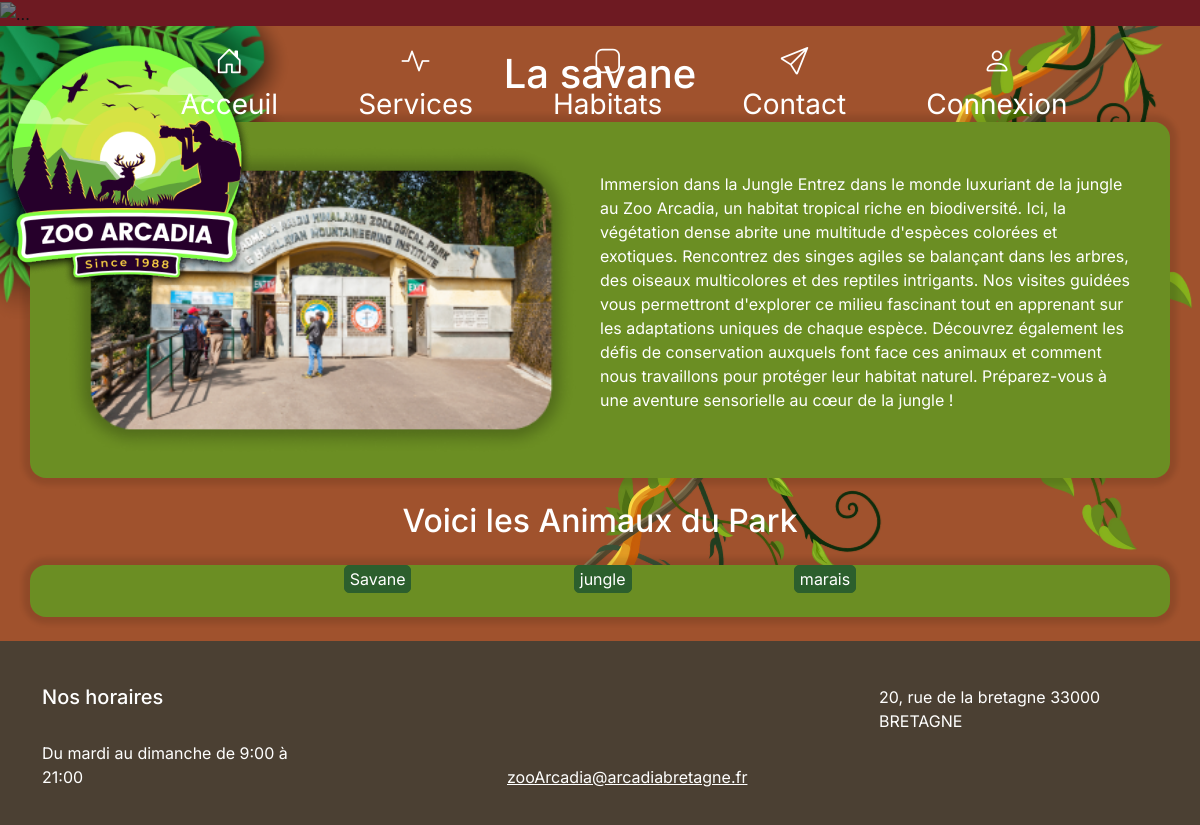
Before: /templates/jungle.php with the older database file.
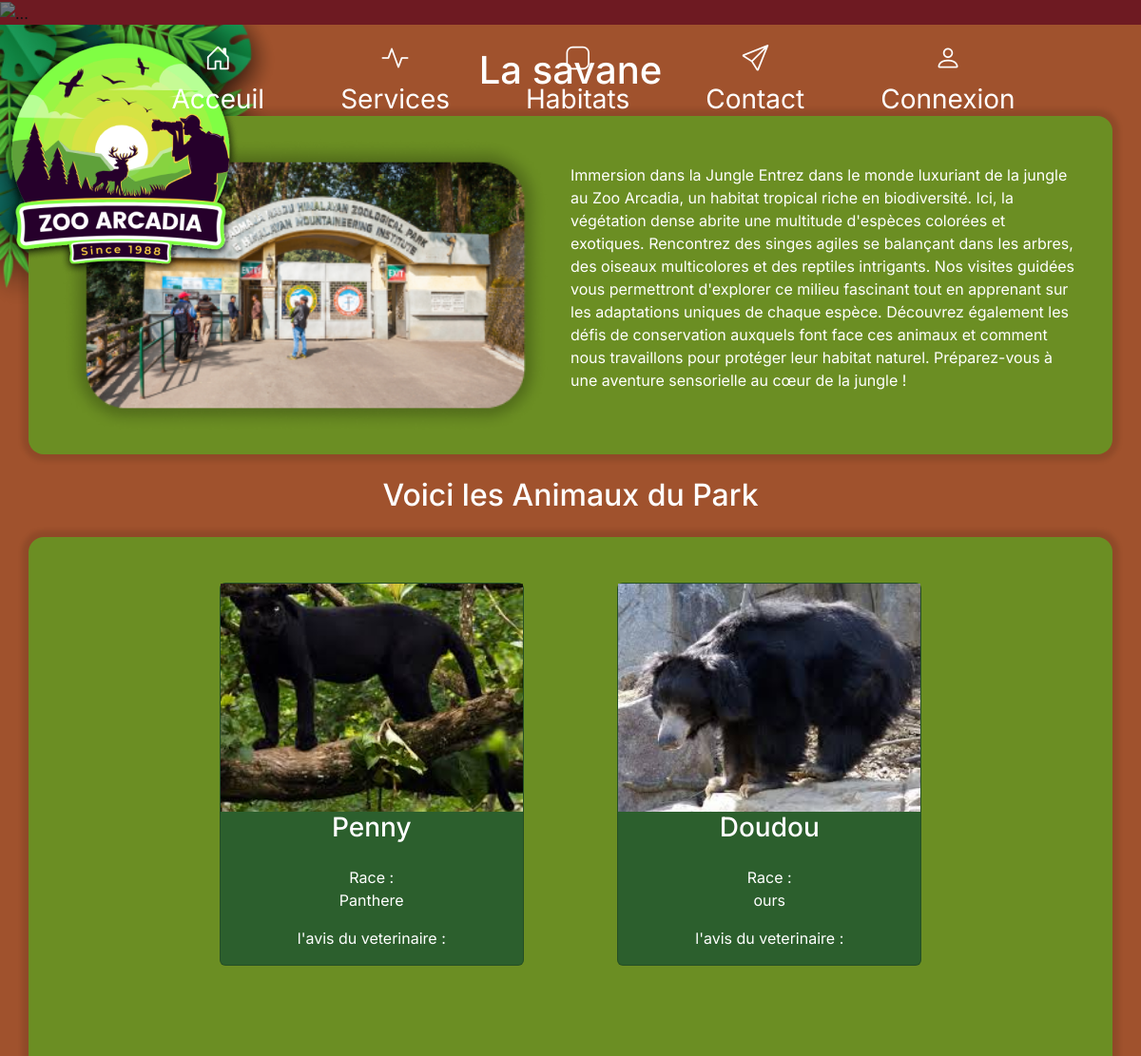
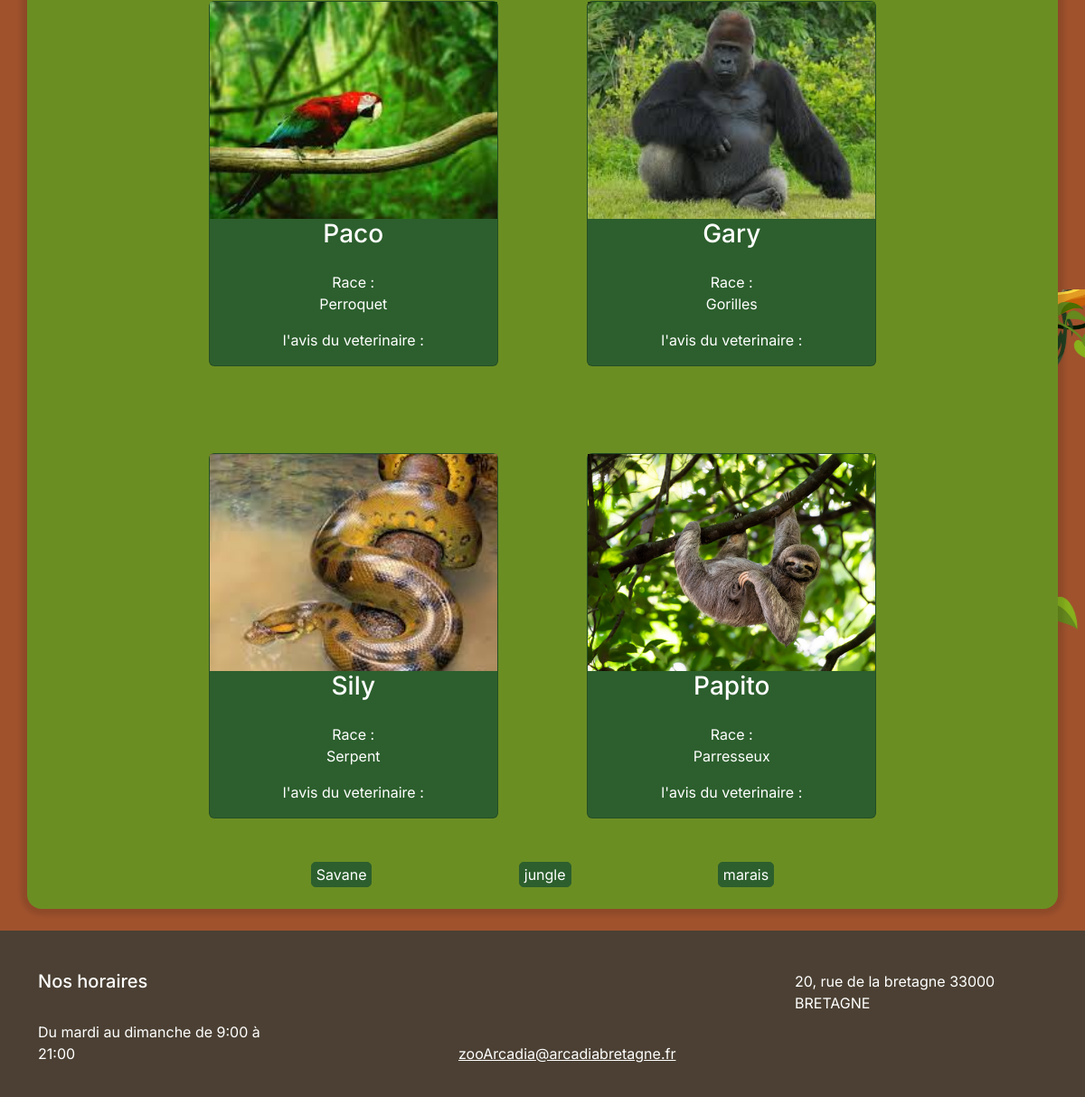
After: the same page with the newer database file (2 pictures, top to bottom).
### tables this page shows
CREATE TABLE animaux
(
    id integer AUTO_INCREMENT PRIMARY KEY,
    prénom varchar(250) not null,
    race varchar(250) not null ,
    habitat integer,
    images integer,
    foreign key (habitat) REFERENCES habitat(id),
    foreign key (images) REFERENCES images(id)
);

CREATE TABLE images
(
    id integer AUTO_INCREMENT PRIMARY KEY,
    chemin varchar(250) null,
    infos varchar(250)
);

### lib/content-index.php (called while the page is built, shortened)
<?php
function getAnimauxJungle($pdo){
    $query=$pdo->prepare("SELECT * FROM `animaux`
LEFT JOIN rapport on rapport.detail_animal = animaux.id
LEFT JOIN images on images.id = animaux.images WHERE animaux.habitat= 2;") ;
    $query->execute() ;
    $animauxJungle=$query->fetchAll(PDO::FETCH_ASSOC) ;
    return $animauxJungle;
};

### templates/jungle.php (the view, shortened to what the changed rows need)
<?php
require_once "/xampp/htdocs/ZooArcadia/lib/pdo.php";
require "/xampp/htdocs/ZooArcadia/lib/content-index.php";
require_once "/xampp/htdocs/ZooArcadia/templates/_header.php";
$animauxJungle=getAnimauxJungle($pdo);
?>
<h1 class="text-center text-white pt-4 mb-4"><?=$contentHabitats[1]["title"] ?></h1>
<h2 class="text-center text-white pt-4 mb-4"> Voici les Animaux du Park</h2>
<div class="d-flex justify-content-center mb-4">
<div class="d-flex justify-content-center block-contain container rounded-4">
    <div class="row g-0 position-relative align-items-center text-center w-75">
<?php
        foreach ($animauxJungle as $key=>$animalJungle) {
            ?>
<div class="col-md-6 mb-md-0 p-md-4 d-flex justify-content-center align-items-center flex-column ">
<div class=" card mycard mb-4 mt-4" style="width: 20rem;">
            <img src="<?= $animalJungle["chemin"]?>" class="imgcontents img-fluid " alt="...">
            <h3><?= $animalJungle["prénom"]?></h3>
         <div class="card-body">
            <p class="card-text">Race :<br> <?= $animalJungle["race"]?></p>
        </div>
        <div><p>l'avis du veterinaire :<br> <?= $animalJungle["commentaire"]?></p></div>
    </div>
</div>
<?php
 };
?>
        </div>
    </div>
</div>
<?php
require_once "/xampp/htdocs/ZooArcadia/templates/_footer.php";
?>

### templates/_header.php (shortened to what the changed rows need)
<?php
$navLinks =[
    "index.php"=>[
        "path"=> "/index.php",
        "head_title"=> "Acceuil : Zoo Arcadia",
        "title"=> "Acceuil",
        "meta-description"=>"Découvrez le Zoo Arcadia, un espace écologique dédié à la préservation des espèces et à l’éducation environnementale. Visitez des habitats naturels recréés et soutenez nos initiatives de conservation durable.",
        "icons"=>'<i class="bi bi-house-door"></i>'
    ],
    "services.php"=>[
        "path"=> "/pages/services.php",
        "head_title"=> "Services : Zoo Arcadia",
        "title"=> "Services",
        "meta-description"=>"Profitez des services du Zoo Arcadia : restauration éco-responsable, visites guidées gratuites des habitats et balades en petit train pour explorer notre zoo engagé dans la conservation.",
        "icons"=>'<i class="bi bi-activity"></i>'
    ],
    "habitat.php"=>[
        "path"=> "/pages/habitat.php",
        "head_title"=> "Habitats : Zoo Arcadia",
        "title"=> "Habitats",
        "meta-description"=>"Profitez des services du Zoo Arcadia : restauration éco-responsable, visites guidées gratuites des habitats et balades en petit train pour explorer notre zoo engagé dans la conservation.",
        "icons"=>'<i class="bi bi-app"></i>'
    ],
    "contact.php"=>[
        "path"=> "/pages/contact.php",
        "head_title"=> "Contacts : Zoo Arcadia",
        "title"=> "Contact",
        "meta-description"=>"Profitez des services du Zoo Arcadia : restauration éco-responsable, visites guidées gratuites des habitats et balades en petit train pour explorer notre zoo engagé dans la conservation.",
        "icons"=>'<i class="bi bi-send"></i>'
    ],
    "connexion.php"=>[
        "path"=> "/pages/connexion.php",
        "head_title"=> "Connexion : Zoo Arcadia",
        "title"=> "Connexion ",
        "meta-description"=>"Profitez des services du Zoo Arcadia : restauration éco-responsable, visites guidées gratuites des habitats et balades en petit train pour explorer notre zoo engagé dans la conservation.",
        "icons"=>'<i class="bi bi-person"></i>'
    ],
];
?>
<!DOCTYPE html>
<html lang="fr">
<head>
    <link rel="stylesheet" href="/node_modules/bootstrap/dist/css/bootstrap.min.css">
    <link rel="stylesheet" href="/node_modules/bootstrap-icons/font/bootstrap-icons.css">
    <link rel="stylesheet" href="/scss/main.css">
</head>
<body>
<header class="wrapper-header">
    <div class="nav-z-index">
        <nav class="d-flex justify-content-center py-3">
            <ul class="nav nav-pills fs-3">
                <?php
                foreach ($navLinks as $key => $navLink) {
                ?>
                <li class="nav-item "><a href="<?= $navLink['path'] ?>" class="nav-link text-white d-flex flex-column justify-content-center align-items-center ms-5"><?= $navLink["icons"] ?> <?= $navLink["title"] ?> </a></li>
                <?php  } ?>
            </ul>
        </nav>
    </div>
        </header>
        <main>

Changed rows visible on the page:
added animaux: images.chemin (picture), prénom "Penny", race "Panthere"
added animaux: images.chemin (picture), prénom "Doudou", race "ours"
added animaux: images.chemin (picture), prénom "Paco", race "Perroquet"
added animaux: images.chemin (picture), prénom "Gary", race "Gorilles"
added animaux: images.chemin (picture), prénom "Sily", race "Serpent"
added animaux: images.chemin (picture), prénom "Papito", race "Parresseux"
